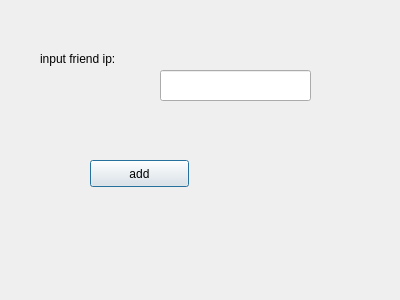
<?xml version="1.0" encoding="UTF-8"?>
<ui version="4.0">
 <class>SelectFriendsDialog</class>
 <widget class="QDialog" name="SelectFriendsDialog">
  <property name="geometry">
   <rect>
    <x>0</x>
    <y>0</y>
    <width>400</width>
    <height>300</height>
   </rect>
  </property>
  <property name="windowTitle">
   <string>add a friend</string>
  </property>
  <widget class="QLineEdit" name="lineEdit">
   <property name="geometry">
    <rect>
     <x>160</x>
     <y>70</y>
     <width>151</width>
     <height>31</height>
    </rect>
   </property>
  </widget>
  <widget class="QLabel" name="label">
   <property name="geometry">
    <rect>
     <x>40</x>
     <y>50</y>
     <width>101</width>
     <height>17</height>
    </rect>
   </property>
   <property name="text">
    <string>input friend ip:</string>
   </property>
  </widget>
  <widget class="QPushButton" name="pushButton">
   <property name="geometry">
    <rect>
     <x>90</x>
     <y>160</y>
     <width>99</width>
     <height>27</height>
    </rect>
   </property>
   <property name="text">
    <string>add</string>
   </property>
  </widget>
 </widget>
 <resources/>
 <connections/>
</ui>
